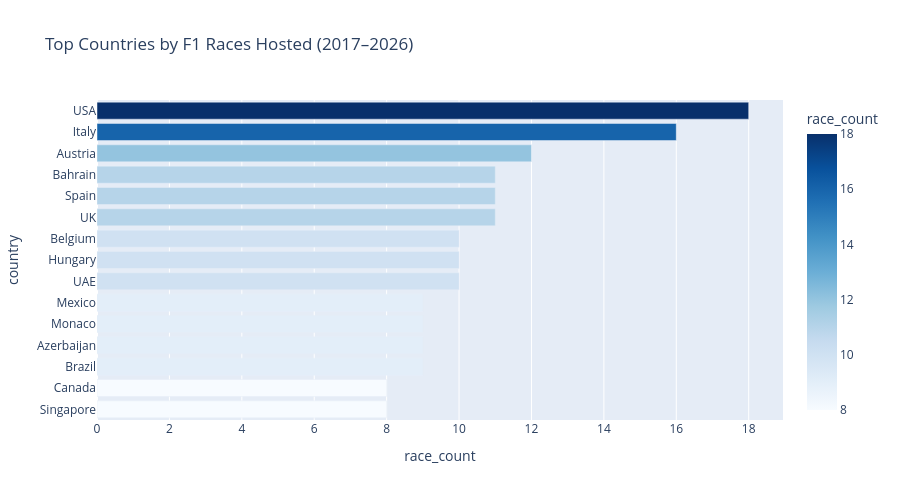

Here is the notebook cell this chart was saved with:
### Markdown cell above
### **Analysis 3 : Which country is leading to host most F1 races in past 10 years?**
___________________________________________

### Code cell
recent_calendar = calendar_df[calendar_df["year"]>=2017]

recent_country_counts = (
    recent_calendar.groupby("country").size().reset_index(name="race_count").sort_values("race_count",ascending=False).head(15)
)

fig = px.bar(
    recent_country_counts,
    x="race_count", y="country",
    orientation="h",
    color="race_count",
    color_continuous_scale="Blues",
    title="Top Countries by F1 Races Hosted (2017–2026)"
)
fig.update_layout(
    yaxis={"categoryorder": "total ascending"},
    height=500
)
fig.show()

### Figure 1 — Plotly figure (JSON) as saved in the notebook; plotly's stock layout.template omitted (floating-point values rounded to 4 significant figures)
{"data": [{"hovertemplate": "race_count=%{marker.color}<br>country=%{y}<extra></extra>", "legendgroup": "", "marker": {"color": [18, 16, 12, 11, 11, 11, 10, 10, 10, 9, 9, 9, 9, 8, 8], "coloraxis": "coloraxis", "pattern": {"shape": ""}}, "name": "", "orientation": "h", "showlegend": false, "textposition": "auto", "type": "bar", "x": [18, 16, 12, 11, 11, 11, 10, 10, 10, 9, 9, 9, 9, 8, 8], "xaxis": "x", "y": ["USA", "Italy", "Austria", "UK", "Spain", "Bahrain", "UAE", "Hungary", "Belgium", "Brazil", "Azerbaijan", "Monaco", "Mexico", "Singapore", "Canada"], "yaxis": "y"}], "layout": {"barmode": "relative", "coloraxis": {"autocolorscale": false, "colorbar": {"title": {"text": "race_count"}}, "colorscale": [[0, "rgb(247,251,255)"], [0.125, "rgb(222,235,247)"], [0.25, "rgb(198,219,239)"], [0.375, "rgb(158,202,225)"], [0.5, "rgb(107,174,214)"], [0.625, "rgb(66,146,198)"], [0.75, "rgb(33,113,181)"], [0.875, "rgb(8,81,156)"], [1, "rgb(8,48,107)"]]}, "height": 500, "legend": {"tracegroupgap": 0}, "title": {"text": "Top Countries by F1 Races Hosted (2017–2026)"}, "xaxis": {"anchor": "y", "domain": [0, 1], "title": {"text": "race_count"}}, "yaxis": {"anchor": "x", "categoryorder": "total ascending", "domain": [0, 1], "title": {"text": "country"}}}}
